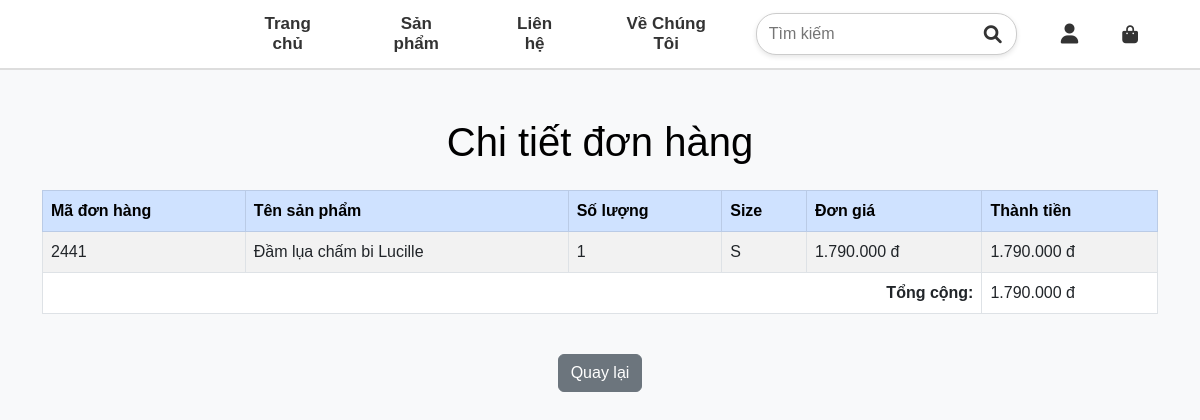
The app's page /khachhang/historycartdetail.php?code=2441 with its own data.
### tables this page shows
CREATE TABLE `cart_details` (
  `cart_details_id` int(11) NOT NULL,
  `cart_code` varchar(10) NOT NULL,
  `product_id` int(11) NOT NULL,
  `quantity` int(11) NOT NULL,
  `size` varchar(10) NOT NULL
);

CREATE TABLE `cart` (
  `cart_id` int(11) NOT NULL,
  `user_id` int(11) NOT NULL,
  `cart_code` varchar(10) NOT NULL,
  `cart_status` tinyint(1) DEFAULT NULL,
  `cart_date` datetime DEFAULT current_timestamp(),
  `total_amount` decimal(10,2) NOT NULL DEFAULT 0.00,
  `cart_payment` varchar(20) NOT NULL
);

CREATE TABLE `products` (
  `product_id` int(11) NOT NULL,
  `product_name` varchar(255) NOT NULL,
  `product_description` text DEFAULT NULL,
  `product_price` decimal(10,2) NOT NULL,
  `product_sale` int(11) NOT NULL,
  `product_quantity` int(11) NOT NULL,
  `product_image` varchar(255) DEFAULT NULL,
  `brand_id` int(11) DEFAULT NULL,
  `created_at` timestamp NOT NULL DEFAULT current_timestamp(),
  `updated_at` timestamp NOT NULL DEFAULT current_timestamp() ON UPDATE current_timestamp(),
  `product_color_image` varchar(255) DEFAULT NULL,
  `product_color_name` varchar(255) DEFAULT NULL,
  `remarkable` tinyint(1) DEFAULT 0,
  `price_sale` decimal(10,2) GENERATED ALWAYS AS (`product_price` - `product_price` * `product_sale` / 100) STORED,
  `product_size` int(11) NOT NULL
);

### khachhang/historycartdetail.php (the view, shortened to what this page needs)
<?php
include 'header.php';
if (isset($_GET['code']) && preg_match('/^[a-zA-Z0-9]+$/', $_GET['code'])) {
    $cart_code = mysqli_real_escape_string($conn, $_GET['code']);
    $query = "
        SELECT
                c.cart_code,
                p.product_name,
                p.product_price,
                cd.quantity,
                cd.size
            FROM
                cart_details cd
            JOIN
                cart c ON cd.cart_code = c.cart_code
            JOIN
                products p ON cd.product_id = p.product_id
            WHERE
                c.cart_code = '$cart_code'
    ";
    $show_cart = mysqli_query($conn, $query);
} else {
    echo "<div class='alert alert-danger'>Mã đơn hàng không hợp lệ!</div>";
    exit();
}
$total = 0;
?>
<!DOCTYPE html>
<html lang="vi">
<head>
    <link href="https://cdn.jsdelivr.net/npm/bootstrap@5.3.0/dist/css/bootstrap.min.css" rel="stylesheet">
</head>
<body class="bg-light">
    <div class="container py-5">
        <h1 class="mb-4 text-center">Chi tiết đơn hàng</h1>
        <div class="table-responsive">
            <table class="table table-bordered table-striped">
                <thead class="table-primary">
                    <tr>
                        <th>Mã đơn hàng</th>
                        <th>Tên sản phẩm</th>
                        <th>Số lượng</th>
                        <th>Size</th>
                        <th>Đơn giá</th>
                        <th>Thành tiền</th>
                    </tr>
                </thead>
                <tbody>
                    <?php
                    if (mysqli_num_rows($show_cart) > 0) {
                        while ($result = mysqli_fetch_assoc($show_cart)) {
                            $subtotal = $result['quantity'] * $result['product_price'];
                            $total += $subtotal;
                    ?>
                            <tr>
                                <td><?php echo htmlspecialchars($result['cart_code']); ?></td>
                                <td><?php echo htmlspecialchars($result['product_name']); ?></td>
                                <td><?php echo htmlspecialchars($result['quantity']); ?></td>
                                <td><?php echo htmlspecialchars($result['size']); ?></td>
                                <td><?php echo number_format($result['product_price'], 0, ',', '.'); ?> đ</td>
                                <td><?php echo number_format($subtotal, 0, ',', '.'); ?> đ</td>
                            </tr>
                    <?php
                        }
                    } else {
                        echo "<tr><td colspan='6' class='text-center'>Không có chi tiết cho đơn hàng này.</td></tr>";
                    }
                    ?>
                </tbody>
                <tfoot>
                    <tr>
                        <td colspan="5" class="text-end fw-bold">Tổng cộng:</td>
                        <td><?php echo number_format($total, 0, ',', '.'); ?> đ</td>
                    </tr>
                </tfoot>
            </table>
        </div>
        <div class="text-center mt-4">
            <a href="historycart.php" class="btn btn-secondary">Quay lại</a>
        </div>
    </div>
</body>
</html>

### styles1.css (style rules this page uses)
* { margin: 0; padding: 0; box-sizing: border-box; font-family: Arial, Helvetica, sans-serif; }
body { padding-top: 70px; }
a { text-decoration: none; color: black; }
.container { width: 100%; margin: 0 auto; padding: 20px; }
.container { width: 90%; max-width: 1200px; margin: 0 auto; }

### styles_admin.css (style rules this page uses)
* { margin: 0; padding: 0; box-sizing: border-box; color: black; outline: none; }
a { text-decoration: none; }
.admin-content-right-cartegory_list table tr th,td { border: 1px solid #dddddd; }
table { border-collapse: collapse; }

### records on screen
cart_details: cart.cart_code "2441", product.product_name "Đầm lụa chấm bi Lucille", quantity "1", size "S", product.product_price "1.790.000", quantity.product_price "1.790.000"

### other values on screen
$total "1.790.000"
